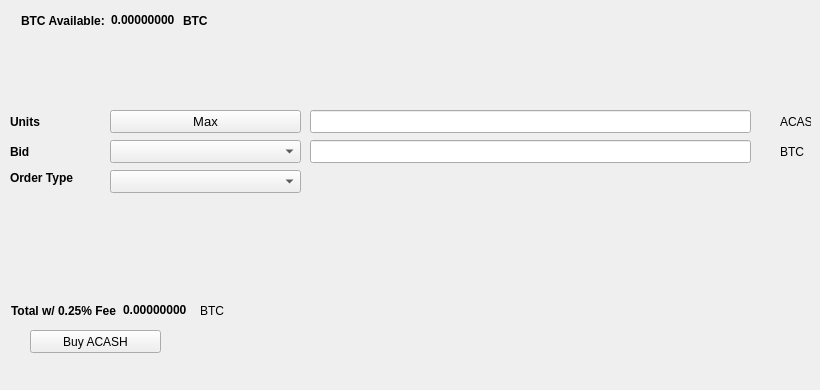
   <widget class="QWidget" name="BuyTab">
    <attribute name="title">
     <string>Buy</string>
    </attribute>
    <widget class="QPushButton" name="BuyACASH">
     <property name="geometry">
      <rect>
       <x>30</x>
       <y>330</y>
       <width>131</width>
       <height>23</height>
      </rect>
     </property>
     <property name="text">
      <string>Buy ACASH</string>
     </property>
     <property name="icon">
      <iconset resource="../archain.qrc">
       <normaloff>:/icons/bitcoin</normaloff>:/icons/bitcoin</iconset>
     </property>
    </widget>
    <widget class="QLabel" name="label_3">
     <property name="geometry">
      <rect>
       <x>10</x>
       <y>110</y>
       <width>46</width>
       <height>23</height>
      </rect>
     </property>
     <property name="font">
      <font>
       <weight>75</weight>
       <bold>true</bold>
      </font>
     </property>
     <property name="text">
      <string>Units</string>
     </property>
    </widget>
    <widget class="QLineEdit" name="UnitsInput">
     <property name="geometry">
      <rect>
       <x>310</x>
       <y>110</y>
       <width>441</width>
       <height>23</height>
      </rect>
     </property>
     <property name="font">
      <font>
       <pointsize>9</pointsize>
       <weight>75</weight>
       <bold>true</bold>
      </font>
     </property>
    </widget>
    <widget class="QLineEdit" name="BuyBidPriceEdit">
     <property name="geometry">
      <rect>
       <x>310</x>
       <y>140</y>
       <width>441</width>
       <height>23</height>
      </rect>
     </property>
     <property name="font">
      <font>
       <pointsize>9</pointsize>
       <weight>75</weight>
       <bold>true</bold>
      </font>
     </property>
    </widget>
    <widget class="QLabel" name="label_4">
     <property name="geometry">
      <rect>
       <x>780</x>
       <y>110</y>
       <width>31</width>
       <height>23</height>
      </rect>
     </property>
     <property name="text">
      <string>ACASH</string>
     </property>
    </widget>
    <widget class="QLabel" name="label_5">
     <property name="geometry">
      <rect>
       <x>780</x>
       <y>140</y>
       <width>31</width>
       <height>23</height>
      </rect>
     </property>
     <property name="text">
      <string>BTC</string>
     </property>
    </widget>
    <widget class="QLabel" name="label_6">
     <property name="geometry">
      <rect>
       <x>10</x>
       <y>140</y>
       <width>46</width>
       <height>23</height>
      </rect>
     </property>
     <property name="font">
      <font>
       <weight>75</weight>
       <bold>true</bold>
      </font>
     </property>
     <property name="text">
      <string>Bid</string>
     </property>
    </widget>
    <widget class="QLabel" name="label_7">
     <property name="geometry">
      <rect>
       <x>10</x>
       <y>170</y>
       <width>91</width>
       <height>16</height>
      </rect>
     </property>
     <property name="font">
      <font>
       <weight>75</weight>
       <bold>true</bold>
      </font>
     </property>
     <property name="text">
      <string>Order Type</string>
     </property>
    </widget>
    <widget class="QPushButton" name="Buy_Max_Amount">
     <property name="geometry">
      <rect>
       <x>110</x>
       <y>110</y>
       <width>191</width>
       <height>23</height>
      </rect>
     </property>
     <property name="font">
      <font>
       <pointsize>10</pointsize>
      </font>
     </property>
     <property name="text">
      <string>Max</string>
     </property>
    </widget>
    <widget class="QComboBox" name="BuyBidcomboBox">
     <property name="geometry">
      <rect>
       <x>110</x>
       <y>140</y>
       <width>191</width>
       <height>23</height>
      </rect>
     </property>
     <property name="font">
      <font>
       <pointsize>10</pointsize>
      </font>
     </property>
    </widget>
    <widget class="QComboBox" name="buyOrdertypeCombo">
     <property name="geometry">
      <rect>
       <x>110</x>
       <y>170</y>
       <width>191</width>
       <height>23</height>
      </rect>
     </property>
     <property name="font">
      <font>
       <pointsize>10</pointsize>
      </font>
     </property>
    </widget>
    <widget class="QWidget" name="layoutWidget1">
     <property name="geometry">
      <rect>
       <x>21</x>
       <y>11</y>
       <width>227</width>
       <height>19</height>
      </rect>
     </property>
     <layout class="QHBoxLayout" name="horizontalLayout_3">
      <item>
       <widget class="QLabel" name="label232">
        <property name="font">
         <font>
          <weight>75</weight>
          <bold>true</bold>
         </font>
        </property>
        <property name="text">
         <string>BTC Available:</string>
        </property>
       </widget>
      </item>
      <item>
       <widget class="QLabel" name="BtcAvailableLbl">
        <property name="palette">
         <palette>
          <active>
           <colorrole role="WindowText">
            <brush brushstyle="SolidPattern">
             <color alpha="255">
              <red>0</red>
              <green>0</green>
              <blue>0</blue>
             </color>
            </brush>
           </colorrole>
           <colorrole role="Button">
            <brush brushstyle="SolidPattern">
             <color alpha="255">
              <red>0</red>
              <green>170</green>
              <blue>0</blue>
             </color>
            </brush>
           </colorrole>
           <colorrole role="Light">
            <brush brushstyle="SolidPattern">
             <color alpha="255">
              <red>0</red>
              <green>255</green>
              <blue>0</blue>
             </color>
            </brush>
           </colorrole>
           <colorrole role="Midlight">
            <brush brushstyle="SolidPattern">
             <color alpha="255">
              <red>0</red>
              <green>212</green>
              <blue>0</blue>
             </color>
            </brush>
           </colorrole>
           <colorrole role="Dark">
            <brush brushstyle="SolidPattern">
             <color alpha="255">
              <red>0</red>
              <green>85</green>
              <blue>0</blue>
             </color>
            </brush>
           </colorrole>
           <colorrole role="Mid">
            <brush brushstyle="SolidPattern">
             <color alpha="255">
              <red>0</red>
              <green>113</green>
              <blue>0</blue>
             </color>
            </brush>
           </colorrole>
           <colorrole role="Text">
            <brush brushstyle="SolidPattern">
             <color alpha="255">
              <red>0</red>
              <green>170</green>
              <blue>0</blue>
             </color>
            </brush>
           </colorrole>
           <colorrole role="BrightText">
            <brush brushstyle="SolidPattern">
             <color alpha="255">
              <red>255</red>
              <green>255</green>
              <blue>255</blue>
             </color>
            </brush>
           </colorrole>
           <colorrole role="ButtonText">
            <brush brushstyle="SolidPattern">
             <color alpha="255">
              <red>0</red>
              <green>0</green>
              <blue>0</blue>
             </color>
            </brush>
           </colorrole>
           <colorrole role="Base">
            <brush brushstyle="SolidPattern">
             <color alpha="255">
              <red>255</red>
              <green>255</green>
              <blue>255</blue>
             </color>
            </brush>
           </colorrole>
           <colorrole role="Window">
            <brush brushstyle="SolidPattern">
             <color alpha="255">
              <red>0</red>
              <green>170</green>
              <blue>0</blue>
             </color>
            </brush>
           </colorrole>
           <colorrole role="Shadow">
            <brush brushstyle="SolidPattern">
             <color alpha="255">
              <red>0</red>
              <green>0</green>
              <blue>0</blue>
             </color>
            </brush>
           </colorrole>
           <colorrole role="AlternateBase">
            <brush brushstyle="SolidPattern">
             <color alpha="255">
              <red>127</red>
              <green>212</green>
              <blue>127</blue>
             </color>
            </brush>
           </colorrole>
           <colorrole role="ToolTipBase">
            <brush brushstyle="SolidPattern">
             <color alpha="255">
              <red>255</red>
              <green>255</green>
              <blue>220</blue>
             </color>
            </brush>
           </colorrole>
           <colorrole role="ToolTipText">
            <brush brushstyle="SolidPattern">
             <color alpha="255">
              <red>0</red>
              <green>0</green>
              <blue>0</blue>
             </color>
            </brush>
           </colorrole>
          </active>
          <inactive>
           <colorrole role="WindowText">
            <brush brushstyle="SolidPattern">
             <color alpha="255">
              <red>0</red>
              <green>0</green>
              <blue>0</blue>
             </color>
            </brush>
           </colorrole>
           <colorrole role="Button">
            <brush brushstyle="SolidPattern">
             <color alpha="255">
              <red>0</red>
              <green>170</green>
              <blue>0</blue>
             </color>
            </brush>
           </colorrole>
           <colorrole role="Light">
            <brush brushstyle="SolidPattern">
             <color alpha="255">
              <red>0</red>
              <green>255</green>
              <blue>0</blue>
             </color>
            </brush>
           </colorrole>
           <colorrole role="Midlight">
            <brush brushstyle="SolidPattern">
             <color alpha="255">
              <red>0</red>
              <green>212</green>
              <blue>0</blue>
             </color>
            </brush>
           </colorrole>
           <colorrole role="Dark">
            <brush brushstyle="SolidPattern">
             <color alpha="255">
              <red>0</red>
              <green>85</green>
              <blue>0</blue>
             </color>
            </brush>
           </colorrole>
           <colorrole role="Mid">
            <brush brushstyle="SolidPattern">
             <color alpha="255">
              <red>0</red>
              <green>113</green>
              <blue>0</blue>
             </color>
            </brush>
           </colorrole>
           <colorrole role="Text">
            <brush brushstyle="SolidPattern">
             <color alpha="255">
              <red>0</red>
              <green>170</green>
              <blue>0</blue>
             </color>
            </brush>
           </colorrole>
           <colorrole role="BrightText">
            <brush brushstyle="SolidPattern">
             <color alpha="255">
              <red>255</red>
              <green>255</green>
              <blue>255</blue>
             </color>
            </brush>
           </colorrole>
           <colorrole role="ButtonText">
            <brush brushstyle="SolidPattern">
             <color alpha="255">
              <red>0</red>
              <green>0</green>
              <blue>0</blue>
             </color>
            </brush>
           </colorrole>
           <colorrole role="Base">
            <brush brushstyle="SolidPattern">
             <color alpha="255">
              <red>255</red>
              <green>255</green>
              <blue>255</blue>
             </color>
            </brush>
           </colorrole>
           <colorrole role="Window">
            <brush brushstyle="SolidPattern">
             <color alpha="255">
              <red>0</red>
              <green>170</green>
              <blue>0</blue>
             </color>
            </brush>
           </colorrole>
           <colorrole role="Shadow">
            <brush brushstyle="SolidPattern">
             <color alpha="255">
              <red>0</red>
              <green>0</green>
              <blue>0</blue>
             </color>
            </brush>
           </colorrole>
           <colorrole role="AlternateBase">
            <brush brushstyle="SolidPattern">
             <color alpha="255">
              <red>127</red>
              <green>212</green>
              <blue>127</blue>
             </color>
            </brush>
           </colorrole>
           <colorrole role="ToolTipBase">
            <brush brushstyle="SolidPattern">
             <color alpha="255">
              <red>255</red>
              <green>255</green>
              <blue>220</blue>
             </color>
            </brush>
           </colorrole>
           <colorrole role="ToolTipText">
            <brush brushstyle="SolidPattern">
             <color alpha="255">
              <red>0</red>
              <green>0</green>
              <blue>0</blue>
             </color>
            </brush>
           </colorrole>
          </inactive>
          <disabled>
           <colorrole role="WindowText">
            <brush brushstyle="SolidPattern">
             <color alpha="255">
              <red>0</red>
              <green>85</green>
              <blue>0</blue>
             </color>
            </brush>
           </colorrole>
           <colorrole role="Button">
            <brush brushstyle="SolidPattern">
             <color alpha="255">
              <red>0</red>
              <green>170</green>
              <blue>0</blue>
             </color>
            </brush>
           </colorrole>
           <colorrole role="Light">
            <brush brushstyle="SolidPattern">
             <color alpha="255">
              <red>0</red>
              <green>255</green>
              <blue>0</blue>
             </color>
            </brush>
           </colorrole>
           <colorrole role="Midlight">
            <brush brushstyle="SolidPattern">
             <color alpha="255">
              <red>0</red>
              <green>212</green>
              <blue>0</blue>
             </color>
            </brush>
           </colorrole>
           <colorrole role="Dark">
            <brush brushstyle="SolidPattern">
             <color alpha="255">
              <red>0</red>
              <green>85</green>
              <blue>0</blue>
             </color>
            </brush>
           </colorrole>
           <colorrole role="Mid">
            <brush brushstyle="SolidPattern">
             <color alpha="255">
              <red>0</red>
              <green>113</green>
              <blue>0</blue>
             </color>
            </brush>
           </colorrole>
           <colorrole role="Text">
            <brush brushstyle="SolidPattern">
             <color alpha="255">
              <red>0</red>
              <green>85</green>
              <blue>0</blue>
             </color>
            </brush>
           </colorrole>
           <colorrole role="BrightText">
            <brush brushstyle="SolidPattern">
             <color alpha="255">
              <red>255</red>
              <green>255</green>
              <blue>255</blue>
             </color>
            </brush>
           </colorrole>
           <colorrole role="ButtonText">
            <brush brushstyle="SolidPattern">
             <color alpha="255">
              <red>0</red>
              <green>85</green>
              <blue>0</blue>
             </color>
            </brush>
           </colorrole>
           <colorrole role="Base">
            <brush brushstyle="SolidPattern">
             <color alpha="255">
              <red>0</red>
              <green>170</green>
              <blue>0</blue>
             </color>
            </brush>
           </colorrole>
           <colorrole role="Window">
            <brush brushstyle="SolidPattern">
             <color alpha="255">
              <red>0</red>
              <green>170</green>
              <blue>0</blue>
             </color>
            </brush>
           </colorrole>
           <colorrole role="Shadow">
            <brush brushstyle="SolidPattern">
             <color alpha="255">
              <red>0</red>
              <green>0</green>
              <blue>0</blue>
             </color>
            </brush>
           </colorrole>
           <colorrole role="AlternateBase">
            <brush brushstyle="SolidPattern">
             <color alpha="255">
              <red>0</red>
              <green>170</green>
              <blue>0</blue>
             </color>
            </brush>
           </colorrole>
           <colorrole role="ToolTipBase">
            <brush brushstyle="SolidPattern">
             <color alpha="255">
              <red>255</red>
              <green>255</green>
              <blue>220</blue>
             </color>
            </brush>
           </colorrole>
           <colorrole role="ToolTipText">
            <brush brushstyle="SolidPattern">
             <color alpha="255">
              <red>0</red>
              <green>0</green>
              <blue>0</blue>
             </color>
            </brush>
           </colorrole>
          </disabled>
         </palette>
        </property>
        <property name="font">
         <font>
          <weight>75</weight>
          <bold>true</bold>
         </font>
        </property>
        <property name="text">
         <string>0.00000000</string>
        </property>
        <property name="textInteractionFlags">
         <set>Qt::LinksAccessibleByMouse|Qt::TextSelectableByKeyboard|Qt::TextSelectableByMouse</set>
        </property>
       </widget>
      </item>
      <item>
       <widget class="QLabel" name="BtcAvailableLbl_2">
        <property name="font">
         <font>
          <weight>75</weight>
          <bold>true</bold>
         </font>
        </property>
        <property name="text">
         <string>BTC</string>
        </property>
       </widget>
      </item>
     </layout>
    </widget>
    <widget class="QWidget" name="layoutWidge2">
     <property name="geometry">
      <rect>
       <x>11</x>
       <y>301</y>
       <width>259</width>
       <height>19</height>
      </rect>
     </property>
     <layout class="QHBoxLayout" name="horizontalLayout_4">
      <item>
       <widget class="QLabel" name="label_9">
        <property name="font">
         <font>
          <weight>75</weight>
          <bold>true</bold>
         </font>
        </property>
        <property name="text">
         <string>Total w/ 0.25% Fee</string>
        </property>
       </widget>
      </item>
      <item>
       <widget class="QLabel" name="BuyCostLabel">
        <property name="palette">
         <palette>
          <active>
           <colorrole role="WindowText">
            <brush brushstyle="SolidPattern">
             <color alpha="255">
              <red>0</red>
              <green>0</green>
              <blue>0</blue>
             </color>
            </brush>
           </colorrole>
           <colorrole role="Button">
            <brush brushstyle="SolidPattern">
             <color alpha="255">
              <red>0</red>
              <green>170</green>
              <blue>0</blue>
             </color>
            </brush>
           </colorrole>
           <colorrole role="Light">
            <brush brushstyle="SolidPattern">
             <color alpha="255">
              <red>0</red>
              <green>255</green>
              <blue>0</blue>
             </color>
            </brush>
           </colorrole>
           <colorrole role="Midlight">
            <brush brushstyle="SolidPattern">
             <color alpha="255">
              <red>0</red>
              <green>212</green>
              <blue>0</blue>
             </color>
            </brush>
           </colorrole>
           <colorrole role="Dark">
            <brush brushstyle="SolidPattern">
             <color alpha="255">
              <red>0</red>
              <green>85</green>
              <blue>0</blue>
             </color>
            </brush>
           </colorrole>
           <colorrole role="Mid">
            <brush brushstyle="SolidPattern">
             <color alpha="255">
              <red>0</red>
              <green>113</green>
              <blue>0</blue>
             </color>
            </brush>
           </colorrole>
           <colorrole role="Text">
            <brush brushstyle="SolidPattern">
             <color alpha="255">
              <red>0</red>
              <green>170</green>
              <blue>0</blue>
             </color>
            </brush>
           </colorrole>
           <colorrole role="BrightText">
            <brush brushstyle="SolidPattern">
             <color alpha="255">
              <red>255</red>
              <green>255</green>
              <blue>255</blue>
             </color>
            </brush>
           </colorrole>
           <colorrole role="ButtonText">
            <brush brushstyle="SolidPattern">
             <color alpha="255">
              <red>0</red>
              <green>0</green>
              <blue>0</blue>
             </color>
            </brush>
           </colorrole>
           <colorrole role="Base">
            <brush brushstyle="SolidPattern">
             <color alpha="255">
              <red>255</red>
              <green>255</green>
              <blue>255</blue>
             </color>
            </brush>
           </colorrole>
           <colorrole role="Window">
            <brush brushstyle="SolidPattern">
             <color alpha="255">
              <red>0</red>
              <green>170</green>
              <blue>0</blue>
             </color>
            </brush>
           </colorrole>
           <colorrole role="Shadow">
            <brush brushstyle="SolidPattern">
             <color alpha="255">
              <red>0</red>
              <green>0</green>
              <blue>0</blue>
             </color>
            </brush>
           </colorrole>
           <colorrole role="AlternateBase">
            <brush brushstyle="SolidPattern">
             <color alpha="255">
              <red>127</red>
              <green>212</green>
              <blue>127</blue>
             </color>
            </brush>
           </colorrole>
           <colorrole role="ToolTipBase">
            <brush brushstyle="SolidPattern">
             <color alpha="255">
              <red>255</red>
              <green>255</green>
              <blue>220</blue>
             </color>
            </brush>
           </colorrole>
           <colorrole role="ToolTipText">
            <brush brushstyle="SolidPattern">
             <color alpha="255">
              <red>0</red>
              <green>0</green>
              <blue>0</blue>
             </color>
            </brush>
           </colorrole>
          </active>
          <inactive>
           <colorrole role="WindowText">
            <brush brushstyle="SolidPattern">
             <color alpha="255">
              <red>0</red>
              <green>0</green>
              <blue>0</blue>
             </color>
            </brush>
           </colorrole>
           <colorrole role="Button">
            <brush brushstyle="SolidPattern">
             <color alpha="255">
              <red>0</red>
              <green>170</green>
              <blue>0</blue>
             </color>
            </brush>
           </colorrole>
           <colorrole role="Light">
            <brush brushstyle="SolidPattern">
             <color alpha="255">
              <red>0</red>
              <green>255</green>
              <blue>0</blue>
             </color>
            </brush>
           </colorrole>
           <colorrole role="Midlight">
            <brush brushstyle="SolidPattern">
             <color alpha="255">
              <red>0</red>
              <green>212</green>
              <blue>0</blue>
             </color>
            </brush>
           </colorrole>
           <colorrole role="Dark">
            <brush brushstyle="SolidPattern">
             <color alpha="255">
              <red>0</red>
              <green>85</green>
              <blue>0</blue>
             </color>
            </brush>
           </colorrole>
           <colorrole role="Mid">
            <brush brushstyle="SolidPattern">
             <color alpha="255">
              <red>0</red>
              <green>113</green>
              <blue>0</blue>
             </color>
            </brush>
           </colorrole>
           <colorrole role="Text">
            <brush brushstyle="SolidPattern">
             <color alpha="255">
              <red>0</red>
              <green>170</green>
              <blue>0</blue>
             </color>
            </brush>
           </colorrole>
           <colorrole role="BrightText">
            <brush brushstyle="SolidPattern">
             <color alpha="255">
              <red>255</red>
              <green>255</green>
              <blue>255</blue>
             </color>
            </brush>
           </colorrole>
           <colorrole role="ButtonText">
            <brush brushstyle="SolidPattern">
             <color alpha="255">
              <red>0</red>
              <green>0</green>
              <blue>0</blue>
             </color>
            </brush>
           </colorrole>
           <colorrole role="Base">
            <brush brushstyle="SolidPattern">
             <color alpha="255">
              <red>255</red>
              <green>255</green>
              <blue>255</blue>
             </color>
            </brush>
           </colorrole>
           <colorrole role="Window">
            <brush brushstyle="SolidPattern">
             <color alpha="255">
              <red>0</red>
              <green>170</green>
              <blue>0</blue>
             </color>
            </brush>
           </colorrole>
           <colorrole role="Shadow">
            <brush brushstyle="SolidPattern">
             <color alpha="255">
              <red>0</red>
              <green>0</green>
              <blue>0</blue>
             </color>
            </brush>
           </colorrole>
           <colorrole role="AlternateBase">
            <brush brushstyle="SolidPattern">
             <color alpha="255">
              <red>127</red>
              <green>212</green>
              <blue>127</blue>
             </color>
            </brush>
           </colorrole>
           <colorrole role="ToolTipBase">
            <brush brushstyle="SolidPattern">
             <color alpha="255">
              <red>255</red>
              <green>255</green>
              <blue>220</blue>
             </color>
            </brush>
           </colorrole>
           <colorrole role="ToolTipText">
            <brush brushstyle="SolidPattern">
             <color alpha="255">
              <red>0</red>
              <green>0</green>
              <blue>0</blue>
             </color>
            </brush>
           </colorrole>
          </inactive>
          <disabled>
           <colorrole role="WindowText">
            <brush brushstyle="SolidPattern">
             <color alpha="255">
              <red>0</red>
              <green>85</green>
              <blue>0</blue>
             </color>
            </brush>
           </colorrole>
           <colorrole role="Button">
            <brush brushstyle="SolidPattern">
             <color alpha="255">
              <red>0</red>
              <green>170</green>
              <blue>0</blue>
             </color>
            </brush>
           </colorrole>
           <colorrole role="Light">
            <brush brushstyle="SolidPattern">
             <color alpha="255">
              <red>0</red>
              <green>255</green>
              <blue>0</blue>
             </color>
            </brush>
           </colorrole>
           <colorrole role="Midlight">
            <brush brushstyle="SolidPattern">
             <color alpha="255">
              <red>0</red>
              <green>212</green>
              <blue>0</blue>
             </color>
            </brush>
           </colorrole>
           <colorrole role="Dark">
            <brush brushstyle="SolidPattern">
             <color alpha="255">
              <red>0</red>
              <green>85</green>
              <blue>0</blue>
             </color>
            </brush>
           </colorrole>
           <colorrole role="Mid">
            <brush brushstyle="SolidPattern">
             <color alpha="255">
              <red>0</red>
              <green>113</green>
              <blue>0</blue>
             </color>
            </brush>
           </colorrole>
           <colorrole role="Text">
            <brush brushstyle="SolidPattern">
             <color alpha="255">
              <red>0</red>
              <green>85</green>
              <blue>0</blue>
             </color>
            </brush>
           </colorrole>
           <colorrole role="BrightText">
            <brush brushstyle="SolidPattern">
             <color alpha="255">
              <red>255</red>
              <green>255</green>
              <blue>255</blue>
             </color>
            </brush>
           </colorrole>
           <colorrole role="ButtonText">
            <brush brushstyle="SolidPattern">
             <color alpha="255">
              <red>0</red>
              <green>85</green>
              <blue>0</blue>
             </color>
            </brush>
           </colorrole>
           <colorrole role="Base">
            <brush brushstyle="SolidPattern">
             <color alpha="255">
              <red>0</red>
              <green>170</green>
              <blue>0</blue>
             </color>
            </brush>
           </colorrole>
           <colorrole role="Window">
            <brush brushstyle="SolidPattern">
             <color alpha="255">
              <red>0</red>
              <green>170</green>
              <blue>0</blue>
             </color>
            </brush>
           </colorrole>
           <colorrole role="Shadow">
            <brush brushstyle="SolidPattern">
             <color alpha="255">
              <red>0</red>
              <green>0</green>
              <blue>0</blue>
             </color>
            </brush>
           </colorrole>
           <colorrole role="AlternateBase">
            <brush brushstyle="SolidPattern">
             <color alpha="255">
              <red>0</red>
              <green>170</green>
              <blue>0</blue>
             </color>
            </brush>
           </colorrole>
           <colorrole role="ToolTipBase">
            <brush brushstyle="SolidPattern">
             <color alpha="255">
              <red>255</red>
              <green>255</green>
              <blue>220</blue>
             </color>
            </brush>
           </colorrole>
           <colorrole role="ToolTipText">
            <brush brushstyle="SolidPattern">
             <color alpha="255">
              <red>0</red>
              <green>0</green>
              <blue>0</blue>
             </color>
            </brush>
           </colorrole>
          </disabled>
         </palette>
        </property>
        <property name="font">
         <font>
          <weight>75</weight>
          <bold>true</bold>
         </font>
        </property>
        <property name="autoFillBackground">
         <bool>false</bool>
        </property>
        <property name="text">
         <string>0.00000000</string>
        </property>
        <property name="textInteractionFlags">
         <set>Qt::LinksAccessibleByMouse|Qt::TextSelectableByMouse</set>
        </property>
       </widget>
      </item>
      <item>
       <widget class="QLabel" name="label_10">
        <property name="font">
         <font>
          <weight>50</weight>
          <bold>false</bold>
         </font>
        </property>
        <property name="text">
         <string>BTC</string>
        </property>
       </widget>
      </item>
     </layout>
    </widget>
    <widget class="QLabel" name="label_24">
     <property name="geometry">
      <rect>
       <x>460</x>
       <y>300</y>
       <width>281</width>
       <height>81</height>
      </rect>
     </property>
     <property name="text">
      <string/>
     </property>
     <property name="pixmap">
      <pixmap>:/images/bittrex</pixmap>
     </property>
    </widget>
   </widget>
